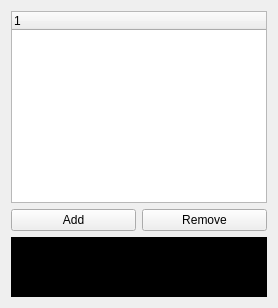
          <widget class="QWidget" name="tab_4">
           <attribute name="title">
            <string>Shortcut</string>
           </attribute>
           <layout class="QVBoxLayout" name="verticalLayout_18">
            <item>
             <layout class="QVBoxLayout" name="verticalLayout_17">
              <item>
               <widget class="QTreeWidget" name="treeWidget_quick_cmd">
                <attribute name="headerMinimumSectionSize">
                 <number>160</number>
                </attribute>
                <attribute name="headerDefaultSectionSize">
                 <number>160</number>
                </attribute>
                <column>
                 <property name="text">
                  <string notr="true">1</string>
                 </property>
                </column>
               </widget>
              </item>
              <item>
               <layout class="QHBoxLayout" name="horizontalLayout_13">
                <item>
                 <widget class="QPushButton" name="quick_cmd_add_btn">
                  <property name="text">
                   <string>Add</string>
                  </property>
                 </widget>
                </item>
                <item>
                 <widget class="QPushButton" name="quick_cmd_remove_btn">
                  <property name="text">
                   <string>Remove</string>
                  </property>
                 </widget>
                </item>
               </layout>
              </item>
              <item>
               <widget class="QTextEdit" name="cmd_output">
                <property name="maximumSize">
                 <size>
                  <width>16777215</width>
                  <height>60</height>
                 </size>
                </property>
                <property name="styleSheet">
                 <string notr="true">background-color:rgb(0, 0, 0);
color:rgb(238, 238, 236);</string>
                </property>
                <property name="html">
                 <string>&lt;!DOCTYPE HTML PUBLIC &quot;-//W3C//DTD HTML 4.0//EN&quot; &quot;http://www.w3.org/TR/REC-html40/strict.dtd&quot;&gt;
&lt;html&gt;&lt;head&gt;&lt;meta name=&quot;qrichtext&quot; content=&quot;1&quot; /&gt;&lt;style type=&quot;text/css&quot;&gt;
p, li { white-space: pre-wrap; }
&lt;/style&gt;&lt;/head&gt;&lt;body style=&quot; font-family:'Ubuntu'; font-size:11pt; font-weight:400; font-style:normal;&quot;&gt;
&lt;p style=&quot;-qt-paragraph-type:empty; margin-top:0px; margin-bottom:0px; margin-left:0px; margin-right:0px; -qt-block-indent:0; text-indent:0px;&quot;&gt;&lt;br /&gt;&lt;/p&gt;&lt;/body&gt;&lt;/html&gt;</string>
                </property>
               </widget>
              </item>
             </layout>
            </item>
           </layout>
          </widget>
